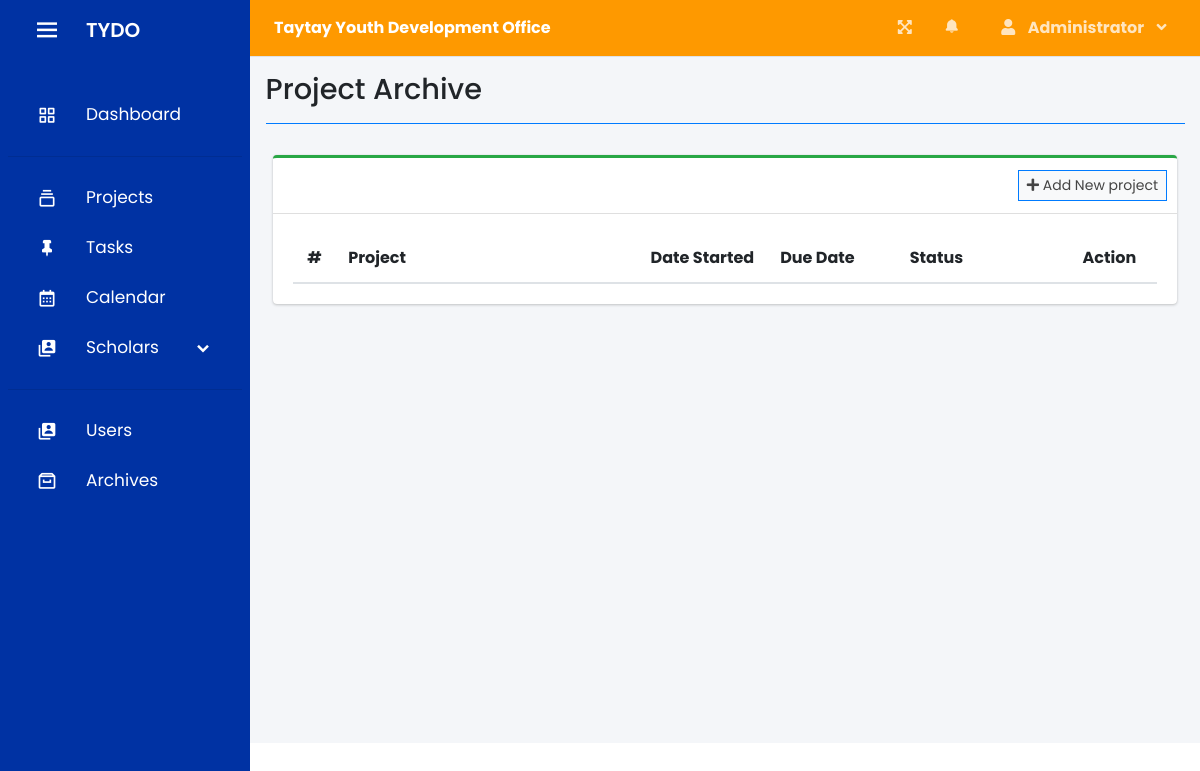
/?page=project_archive&success=1 (signed in), run on an earlier commit of the app's database.
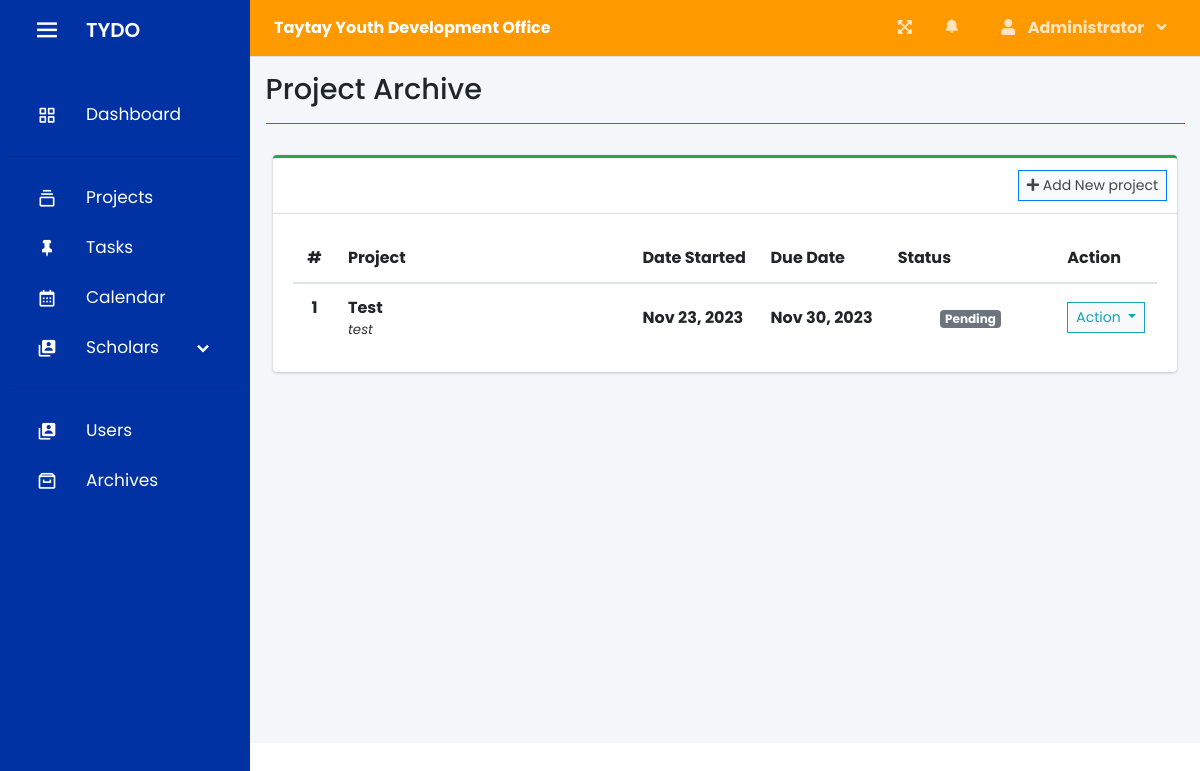
And on a later commit of the database.
### tables this page shows
CREATE TABLE `project_archive` (
  `id` int(30) NOT NULL,
  `name` varchar(200) NOT NULL,
  `description` text NOT NULL,
  `status` tinyint(2) NOT NULL,
  `start_date` date NOT NULL,
  `end_date` date NOT NULL,
  `manager_id` int(30) NOT NULL,
  `user_ids` text NOT NULL,
  `date_created` datetime NOT NULL DEFAULT current_timestamp()
);

### project_archive.php (the view, shortened to what this page needs)
<?php include'db_connect.php' ?>
<div class="col-lg-12">
	<div class="card card-outline card-success">
		<div class="card-header">
            <?php if($_SESSION['login_type'] != 3): ?>
			<div class="card-tools">
				<a class="btn btn-block btn-sm btn-default btn-flat border-primary" href="./index.php?page=new_project"><i class="fa fa-plus"></i> Add New project</a>
			</div>
            <?php endif; ?>
		</div>
		<div class="card-body">
			<table class="table tabe-hover table-condensed" id="list">
				<colgroup>
					<col width="5%">
					<col width="35%">
					<col width="15%">
					<col width="15%">
					<col width="20%">
					<col width="10%">
				</colgroup>
				<thead>
					<tr>
						<th class="text-center">#</th>
						<th>Project</th>
						<th>Date Started</th>
						<th>Due Date</th>
						<th>Status</th>
						<th>Action</th>
					</tr>
				</thead>
				<tbody>
					<?php
					$i = 1;
					$stat = array("Pending","Started","On-Progress","On-Hold","Over Due","Done");
					$where = "";
					$qry = $conn->query("SELECT * FROM project_archive $where order by name asc");
					while($row= $qry->fetch_assoc()):
						$trans = get_html_translation_table(HTML_ENTITIES,ENT_QUOTES);
						unset($trans["\""], $trans["<"], $trans[">"], $trans["<h2"]);
						$desc = strtr(html_entity_decode($row['description']),$trans);
						$desc=str_replace(array("<li>","</li>"), array("",", "), $desc);
					?>
					<tr>
						<th class="text-center"><?php echo $i++ ?></th>
						<td>
							<p><b><?php echo ucwords($row['name']) ?></b></p>
							<p class="truncate"><?php echo strip_tags($desc) ?></p>
						</td>
						<td><b><?php echo date("M d, Y",strtotime($row['start_date'])) ?></b></td>
						<td><b><?php echo date("M d, Y",strtotime($row['end_date'])) ?></b></td>
						<td class="text-center">
							<?php
							  if($stat[$row['status']] =='Pending'){
							  	echo "<span class='badge badge-secondary'>{$stat[$row['status']]}</span>";
							  }elseif($stat[$row['status']] =='Started'){
							  	echo "<span class='badge badge-primary'>{$stat[$row['status']]}</span>";
							  }elseif($stat[$row['status']] =='On-Progress'){
							  	echo "<span class='badge badge-info'>{$stat[$row['status']]}</span>";
							  }elseif($stat[$row['status']] =='On-Hold'){
							  	echo "<span class='badge badge-warning'>{$stat[$row['status']]}</span>";
							  }elseif($stat[$row['status']] =='Over Due'){
							  	echo "<span class='badge badge-danger'>{$stat[$row['status']]}</span>";
							  }elseif($stat[$row['status']] =='Done'){
							  	echo "<span class='badge badge-success'>{$stat[$row['status']]}</span>";
							  }
							?>
						</td>
						<td class="text-center">
							<button type="button" class="btn btn-default btn-sm btn-flat border-info wave-effect text-info dropdown-toggle" data-toggle="dropdown" aria-expanded="true">
		                      Action
		                    </button>
						</td>
					</tr>
				<?php endwhile; ?>
				</tbody>
			</table>
		</div>
	</div>
</div>

What changed in the data, as far as the page shows it:
added project_archive: name "Test", description "test", start_date "Nov 23, 2023", end_date "Nov 30, 2023", status "Pending"
